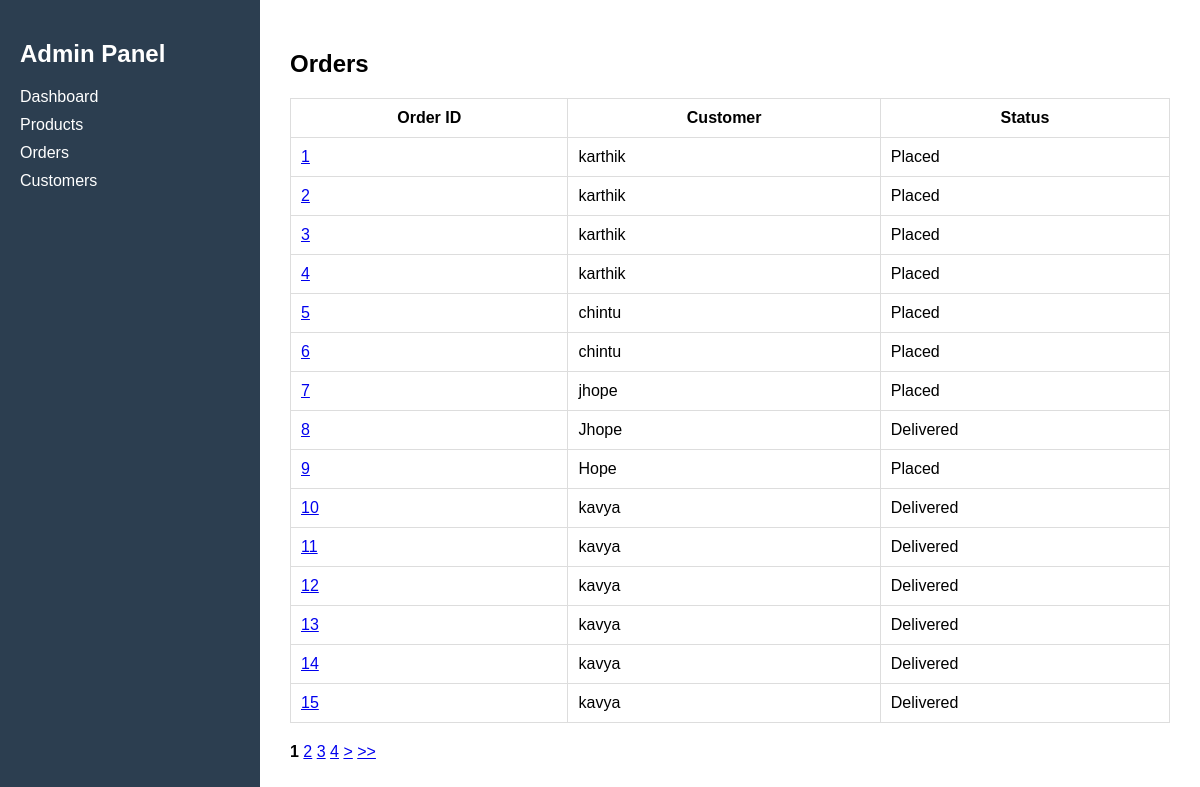
/admin-orders/, run on an earlier commit of the app's database.
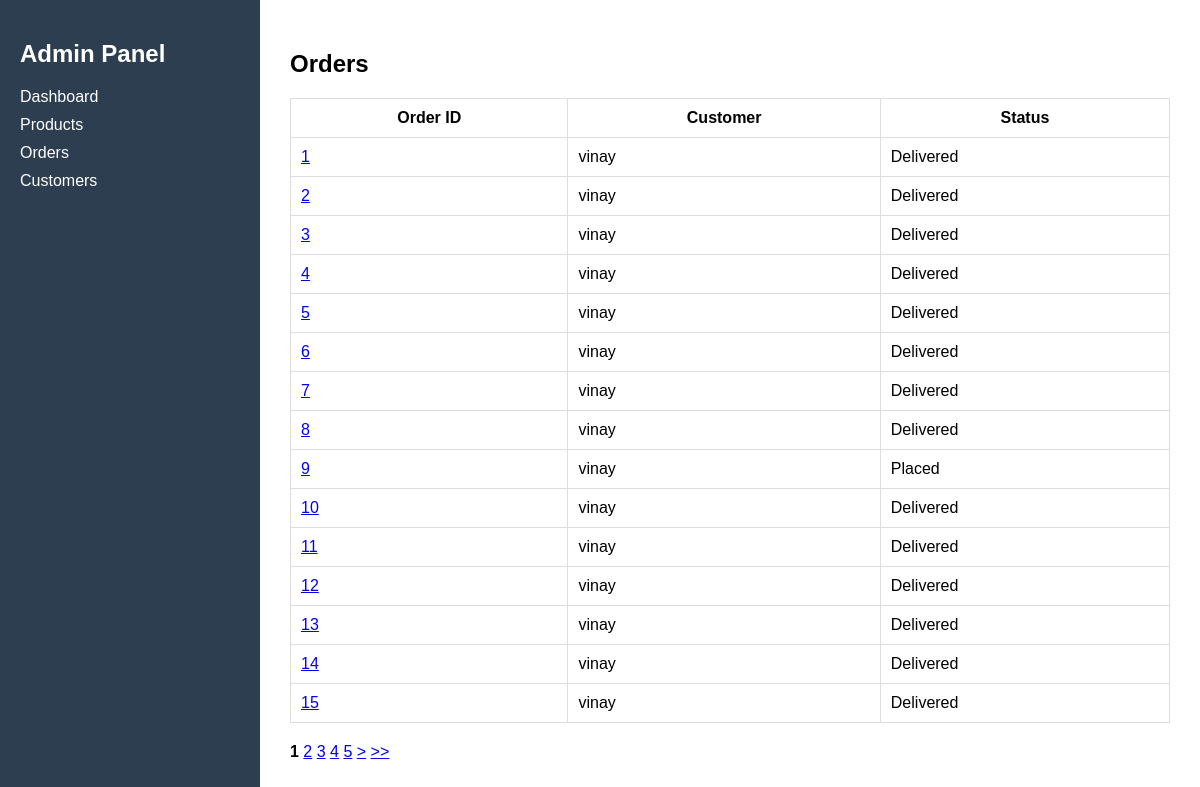
And on a later commit of the database.
### category/models.py (models this page shows, shortened)
class Order(models.Model):
    STATUS_CHOICES = (
        ('Placed', 'Placed'),
        ('Shipped', 'Shipped'),
        ('Delivered', 'Delivered'),
        ('Cancelled', 'Cancelled'),
    )
    PAYMENT_CHOICES = (
        ('COD', 'Cash On Delivery'),
        ('CARD', 'Card Payment'),
        ('UPI', 'UPI Payment'),
    )
    PAYMENT_STATUS = (
        ('Pending', 'Pending'),
        ('Paid', 'Paid'),
        ('Failed', 'Failed'),
    )
    user = models.ForeignKey(User, on_delete=models.CASCADE)
    total_amount = models.DecimalField(max_digits=10, decimal_places=2)
    discount_amount = models.DecimalField(max_digits=10, decimal_places=2, default=0)
    status = models.CharField(
        max_length=20,
        choices=STATUS_CHOICES,
        default='Placed'
    )
    payment_method = models.CharField(
        max_length=10,
        choices=PAYMENT_CHOICES,
        default='COD'
    )
    payment_status = models.CharField(
        max_length=10,
        choices=PAYMENT_STATUS,
        default='Pending'
    )
    created_at = models.DateTimeField(auto_now_add=True)
    estimated_delivery = models.DateTimeField(null=True, blank=True)
    delivered_at = models.DateTimeField(null=True, blank=True)
    stock_reduced = models.BooleanField(default=False)

### category/views.py (the view)
# urls.py: path("admin-orders/", views.admin_orders, name="admin_orders"),
def admin_orders(request):
    orders = Order.objects.order_by("id")
    paginator = Paginator(orders,15)
    page_number = request.GET.get("page")
    orders = paginator.get_page(page_number)
    return render(request,"admindashboard/orders.html",{
        "orders":orders,
    })

### category/templates/admindashboard/orders.html (shortened to what this page needs)
{% extends "admindashboard/base.html" %}
{% block content %}
<h2>Orders</h2>
<table>
<tr>
<th>Order ID</th>
<th>Customer</th>
<th>Status</th>
</tr>
{% for order in orders %}
<tr>
<td>
<a href="{% url 'admin_order_detail' order.id %}">
{{order.id}}
</a>
</td>
<td>{{order.user}}</td>
<td>{{order.status}}</td>
</tr>
{% endfor %}
</table>
<div style="margin-top:20px;">
{% for i in orders.paginator.page_range %}
{% if orders.number == i %} <strong>{{ i }}</strong>
{% else %} <a href="?page={{ i }}">{{ i }}</a>
{% endif %}
{% endfor %}
{% if orders.has_next %} <a href="?page={{ orders.next_page_number }}">></a> <a href="?page={{ orders.paginator.num_pages }}">>></a>
{% endif %}
</div>
{% endblock %}

What changed in the data, as far as the page shows it:
changed Order id 1: user "karthik" → "vinay"; status "Placed" → "Delivered"
changed Order id 2: user "karthik" → "vinay"; status "Placed" → "Delivered"
changed Order id 3: user "karthik" → "vinay"; status "Placed" → "Delivered"
changed Order id 4: user "karthik" → "vinay"; status "Placed" → "Delivered"
changed Order id 5: user "chintu" → "vinay"; status "Placed" → "Delivered"
changed Order id 6: user "chintu" → "vinay"; status "Placed" → "Delivered"
changed Order id 7: user "jhope" → "vinay"; status "Placed" → "Delivered"
changed Order id 8: user "Jhope" → "vinay"
changed Order "Placed": user "Hope" → "vinay"
changed Order id 10: user "kavya" → "vinay"
changed Order id 11: user "kavya" → "vinay"
changed Order id 12: user "kavya" → "vinay"
changed Order id 13: user "kavya" → "vinay"
changed Order id 14: user "kavya" → "vinay"
changed Order id 15: user "kavya" → "vinay"
Also different on the page:
new list line: "5"
